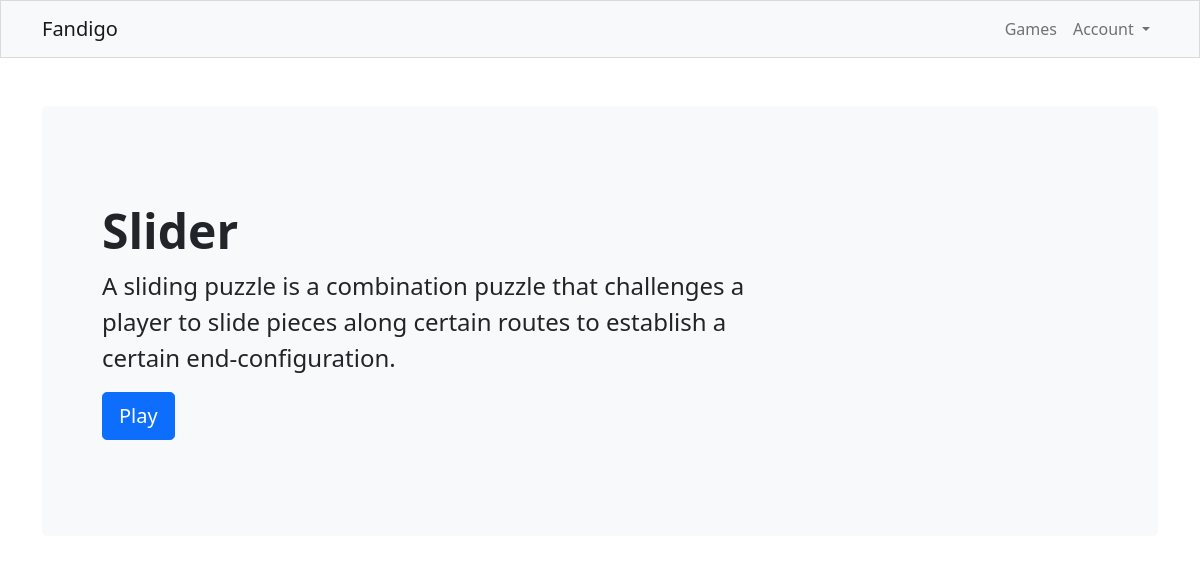
Screenshot of /games/2/ with the database file from the repository.
### game/models.py (models this page shows, shortened)
class Game(models.Model):
    name = models.CharField(null=False, unique=True, blank=False, max_length=32)
    description = models.TextField(null=False, blank=False)
    link = models.CharField(null=False, unique=True, blank=False, max_length=256)
    image = models.CharField(null=False, blank=False, max_length=256)
    tags = TaggableManager()
    class Meta:
        ordering = ('-name',)

### game/views.py (the view)
# urls.py: path('games/<pk>/', GameView.as_view(), name='game'),
class GameView(DetailView):
    template_name = 'game/game.html'
    model = Game
    context_object_name = 'game'
    def get_context_data(self, **kwargs):
        game = get_object_or_404(Game, pk=self.kwargs.get('pk'))
        if self.request.user.is_authenticated:
            context = {'game': game,
                       'scores': Score.objects.filter(game__in=(game,), account__in=(self.request.user,))}
        else:
            context = {'game': game}
        return context

### game/templates/game/game.html (shortened to what this page needs)
{% extends 'fandigo/layout.html' %}
{% block main %}
    <div class="container">
        <div class="mt-5">
            <div class="p-5 mb-4 bg-light rounded-3">
                <div class="container-fluid py-5">
                    <h1 class="display-5 fw-bold">{{ game.name }}</h1>
                    <p class="col-md-8 fs-4">{{ game.description }}</p>
                    <a class="btn btn-primary btn-lg" type="button" href="{{ game.link }}">Play</a>
                </div>
            </div>
        </div>
    </div>
{% endblock %}

### rows the page displays
Game: name "Slider", description "A sliding puzzle is a combination puzzle that challenges a player to slide pieces along certain routes to establish a certain end-configuration."
